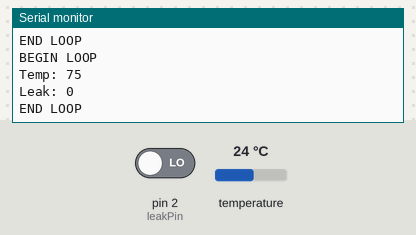
A sketch run on a simulated Arduino Uno, built with avr-gcc and run on an emulated ATmega328P. Shown: the last lines printed to the serial monitor. Inputs (shaded band) come from the test bench; at power-on: temperature 24 °C, pin 2 (leakPin) LOW.

Above: at 1.8 s.
1.9 s: temperature set to 12 °C
At 2.9 s:
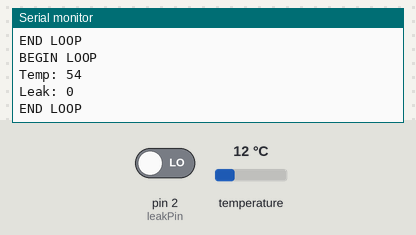
3.4 s: pin 2 (leakPin) driven HIGH
4.9 s: temperature set to 19 °C
At 5.9 s:
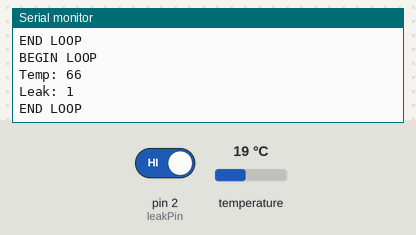
Timing chart, 0 to 7.9 s (numbered marks = the images above; inputs shaded):
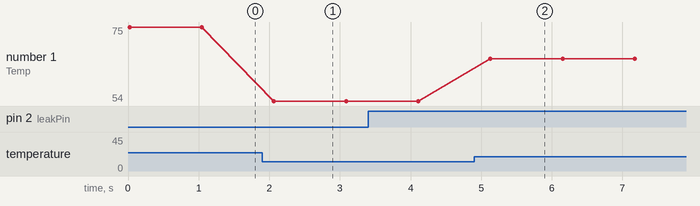

The sketch:

sensor_readings.ino
```cpp
// Alternate Dallas Temp code that works

// #include <OneWire.h>
// #include <DallasTemperature.h>

// // Data wire is plugged into digital pin 2 on the Arduino
// #define ONE_WIRE_BUS 2

// // Setup a oneWire instance to communicate with any OneWire device
// OneWire oneWire(ONE_WIRE_BUS);

// // Pass oneWire reference to DallasTemperature library
// DallasTemperature sensors(&oneWire);

// void setup(void)
// {
//   sensors.begin();	// Start up the library
//   Serial.begin(9600);
// }

// void loop(void)
// {
//   // Send the command to get temperatures
//   sensors.requestTemperatures();

//   //print the temperature in Celsius
//   Serial.print("Temperature: ");
//   Serial.print(sensors.getTempCByIndex(0));
//   Serial.print((char)176);//shows degrees character
//   Serial.print("C  |  ");

//   //print the temperature in Fahrenheit
//   Serial.print((sensors.getTempCByIndex(0) * 9.0) / 5.0 + 32.0);
//   Serial.print((char)176);//shows degrees character
//   Serial.println("F");

//   delay(500);
// }

#include <OneWire.h> // DS18S20 temperature sensor

int leakPin = 2;     // Leak Signal Pin
int leak = 0;        // 0 = Dry , 1 = Leak
int DS18S20_Pin = 4; // DS18S20 Signal pin on digital 2
char tmpstring[10];

// Temperature chip i/o
OneWire ds(DS18S20_Pin); // on digital pin 2

void setup(void)
{
    Serial.begin(9600);

    pinMode(leakPin, INPUT);
}

void loop(void)
{
    Serial.println("BEGIN LOOP");

    // Temperature sensing
    // TODO: repeat for multiple temperature sensors.
    float temperature = getTemp();
    int tmp = (int)temperature;
    Serial.print("Temp: ");
    Serial.println(tmp);

    // Lead sensing
    // TODO: Repeat for multiple leak sensors
    leak = digitalRead(leakPin); // Read the Leak Sensor Pin

    Serial.print("Leak: ");
    Serial.println(leak);

    // Compass Data
    // TODO: Implement this following the sample code.

    Serial.println("END LOOP");
    delay(1000); // just here to slow down the output so it is easier to read
}

float getTemp()
{
    // Returns the temperature from one DS18S20 in Celsius

    byte data[12];
    byte addr[8];

    if (!ds.search(addr))
    {
        // no more sensors on chain, reset search
        ds.reset_search();
        return -1000;
    }

    if (OneWire::crc8(addr, 7) != addr[7])
    {
        Serial.println("CRC is not valid!");
        return -1000;
    }

    if (addr[0] != 0x10 && addr[0] != 0x28)
    {
        Serial.print("Device is not recognized");
        return -1000;
    }

    ds.reset();
    ds.select(addr);
    ds.write(0x44, 1); // start conversion, with parasite power on at the end

    byte present = ds.reset();
    ds.select(addr);
    ds.write(0xBE); // Read Scratchpad

    for (int i = 0; i < 9; i++)
    { // we need 9 bytes
        data[i] = ds.read();
    }

    ds.reset_search();

    byte MSB = data[1];
    byte LSB = data[0];

    float tempRead = ((MSB << 8) | LSB); // using two's compliment
    float TemperatureSum = tempRead / 16;

    return (TemperatureSum * 18 + 5) / 10 + 32;
}
```

Measured:
- after the input at 1.9 s, the serial monitor: prints a new line after 0.17 s (image 1)
- after the input at 4.9 s, the serial monitor: prints a new line after 0.23 s (image 2)
- plotted number 1: 75 → 54 after the input at 1.9 s, 54 → 66 after the input at 4.9 s
